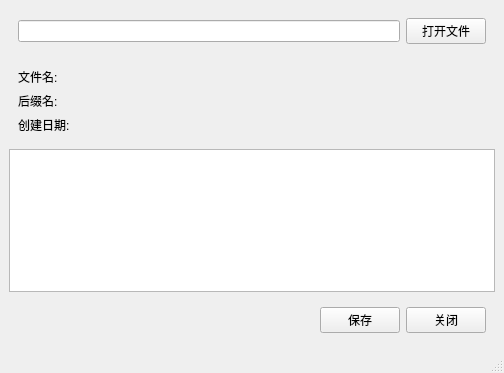
<?xml version="1.0" encoding="UTF-8"?>
<ui version="4.0">
 <class>MainWindow</class>
 <widget class="QMainWindow" name="MainWindow">
  <property name="geometry">
   <rect>
    <x>0</x>
    <y>0</y>
    <width>504</width>
    <height>373</height>
   </rect>
  </property>
  <property name="windowTitle">
   <string>MainWindow</string>
  </property>
  <widget class="QWidget" name="centralwidget">
   <layout class="QVBoxLayout" name="verticalLayout">
    <item>
     <widget class="QWidget" name="widget" native="true">
      <layout class="QHBoxLayout" name="horizontalLayout">
       <item>
        <widget class="QLineEdit" name="lineEdit"/>
       </item>
       <item>
        <widget class="QPushButton" name="pushButton">
         <property name="text">
          <string>打开文件</string>
         </property>
        </widget>
       </item>
      </layout>
     </widget>
    </item>
    <item>
     <widget class="QWidget" name="widget_3" native="true">
      <layout class="QVBoxLayout" name="verticalLayout_2">
       <item>
        <widget class="QLabel" name="label_2">
         <property name="text">
          <string>文件名: </string>
         </property>
        </widget>
       </item>
       <item>
        <widget class="QLabel" name="label_3">
         <property name="text">
          <string>后缀名: </string>
         </property>
        </widget>
       </item>
       <item>
        <widget class="QLabel" name="label_1">
         <property name="text">
          <string>创建日期:  </string>
         </property>
        </widget>
       </item>
      </layout>
     </widget>
    </item>
    <item>
     <widget class="QTextEdit" name="textEdit"/>
    </item>
    <item>
     <widget class="QWidget" name="widget_2" native="true">
      <layout class="QHBoxLayout" name="horizontalLayout_2">
       <item>
        <spacer name="spacer">
         <property name="orientation">
          <enum>Qt::Horizontal</enum>
         </property>
         <property name="sizeHint" stdset="0">
          <size>
           <width>40</width>
           <height>20</height>
          </size>
         </property>
        </spacer>
       </item>
       <item>
        <widget class="QPushButton" name="btnSave">
         <property name="text">
          <string>保存</string>
         </property>
        </widget>
       </item>
       <item>
        <widget class="QPushButton" name="btnClose">
         <property name="text">
          <string>关闭</string>
         </property>
        </widget>
       </item>
      </layout>
     </widget>
    </item>
   </layout>
  </widget>
  <widget class="QMenuBar" name="menubar">
   <property name="geometry">
    <rect>
     <x>0</x>
     <y>0</y>
     <width>504</width>
     <height>19</height>
    </rect>
   </property>
  </widget>
  <widget class="QStatusBar" name="statusbar"/>
  <action name="action">
   <property name="text">
    <string>保存</string>
   </property>
  </action>
 </widget>
 <resources/>
 <connections/>
</ui>
